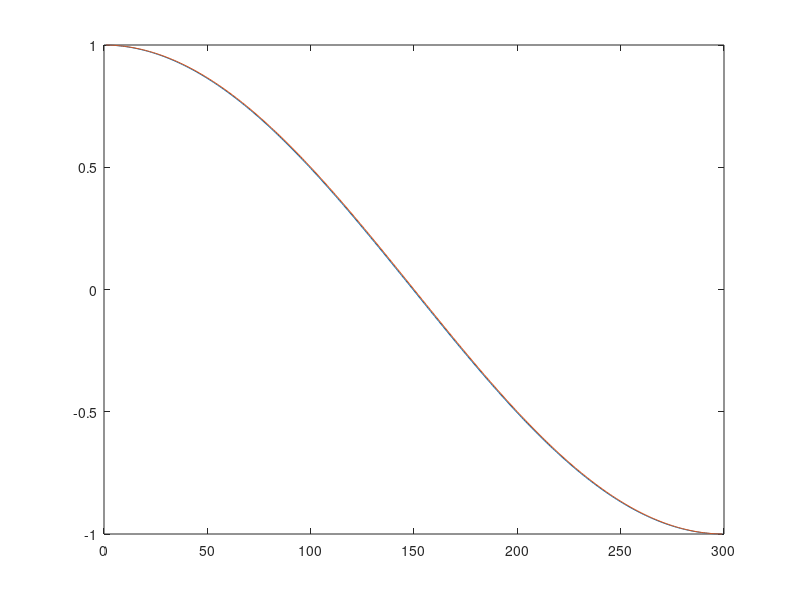

The MATLAB script that drew this image:
function Newton()

close all;
clear all
clc

tolerance = 1e-10;
xGuess = 20;
fValue = 10;

while abs(fValue) > tolerance
    xkp1 = xGuess - (xGuess^2 - 3*xGuess - 17) / (2*xGuess-3);
    fValue = xkp1^2 - 3*xkp1 - 17;
    xGuess=xkp1;
end
xkp1

n=300;
s=0;
for j = 1:n
   s = s + cos(j*pi/n)*pi/n; 
end
s

for i = 1:n-1
    x(i) = i;
    fp(i) = (sin((i+1)*pi/n)-sin(i*pi/n))*n/pi;
    gp(i) = cos(i*pi/n);
end
plot(x,fp,x,gp)